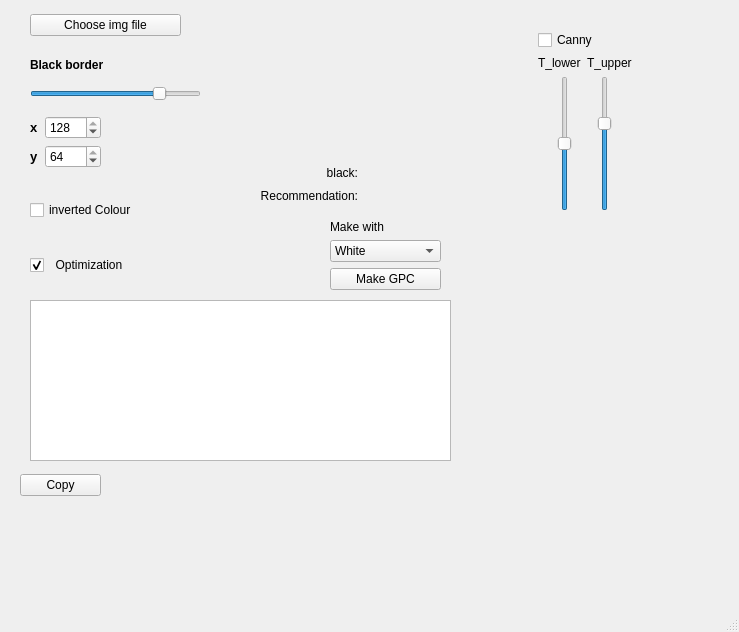
<?xml version="1.0" encoding="UTF-8"?>
<ui version="4.0">
 <class>MainWindow</class>
 <widget class="QMainWindow" name="MainWindow">
  <property name="geometry">
   <rect>
    <x>0</x>
    <y>0</y>
    <width>739</width>
    <height>632</height>
   </rect>
  </property>
  <property name="windowTitle">
   <string>img to gpc</string>
  </property>
  <widget class="QWidget" name="centralwidget">
   <widget class="QWidget" name="gridLayoutWidget">
    <property name="geometry">
     <rect>
      <x>30</x>
      <y>180</y>
      <width>131</width>
      <height>61</height>
     </rect>
    </property>
    <layout class="QGridLayout" name="gridLayout">
     <item row="2" column="0">
      <widget class="QCheckBox" name="invertedColour">
       <property name="text">
        <string>inverted Colour</string>
       </property>
      </widget>
     </item>
    </layout>
   </widget>
   <widget class="QWidget" name="gridLayoutWidget_2">
    <property name="geometry">
     <rect>
      <x>330</x>
      <y>220</y>
      <width>111</width>
      <height>70</height>
     </rect>
    </property>
    <layout class="QGridLayout" name="gridLayout_2">
     <item row="2" column="0">
      <widget class="QComboBox" name="colourBox">
       <item>
        <property name="text">
         <string>White</string>
        </property>
       </item>
       <item>
        <property name="text">
         <string>Black</string>
        </property>
       </item>
      </widget>
     </item>
     <item row="1" column="0">
      <widget class="QLabel" name="label">
       <property name="text">
        <string>Make with</string>
       </property>
      </widget>
     </item>
     <item row="3" column="0">
      <widget class="QPushButton" name="makeGPCButton">
       <property name="text">
        <string>Make GPC</string>
       </property>
      </widget>
     </item>
    </layout>
   </widget>
   <widget class="QWidget" name="formLayoutWidget">
    <property name="geometry">
     <rect>
      <x>30</x>
      <y>110</y>
      <width>71</width>
      <height>69</height>
     </rect>
    </property>
    <layout class="QFormLayout" name="formLayout">
     <item row="0" column="0">
      <layout class="QVBoxLayout" name="verticalLayout"/>
     </item>
     <item row="3" column="0">
      <layout class="QVBoxLayout" name="verticalLayout_2"/>
     </item>
     <item row="0" column="1">
      <layout class="QHBoxLayout" name="horizontalLayout"/>
     </item>
     <item row="1" column="1">
      <widget class="QSpinBox" name="xBox">
       <property name="maximum">
        <number>128</number>
       </property>
       <property name="value">
        <number>128</number>
       </property>
      </widget>
     </item>
     <item row="2" column="1">
      <widget class="QSpinBox" name="yBox">
       <property name="maximum">
        <number>64</number>
       </property>
       <property name="value">
        <number>64</number>
       </property>
      </widget>
     </item>
     <item row="1" column="0">
      <widget class="QLabel" name="label_2">
       <property name="text">
        <string>&lt;html&gt;&lt;head/&gt;&lt;body&gt;&lt;p&gt;&lt;span style=&quot; font-size:10pt; font-weight:600;&quot;&gt;x&lt;/span&gt;&lt;/p&gt;&lt;/body&gt;&lt;/html&gt;</string>
       </property>
      </widget>
     </item>
     <item row="2" column="0">
      <widget class="QLabel" name="label_3">
       <property name="text">
        <string>&lt;html&gt;&lt;head/&gt;&lt;body&gt;&lt;p&gt;&lt;span style=&quot; font-size:10pt; font-weight:600;&quot;&gt;y&lt;/span&gt;&lt;/p&gt;&lt;/body&gt;&lt;/html&gt;</string>
       </property>
      </widget>
     </item>
    </layout>
   </widget>
   <widget class="QWidget" name="gridLayoutWidget_5">
    <property name="geometry">
     <rect>
      <x>30</x>
      <y>50</y>
      <width>171</width>
      <height>51</height>
     </rect>
    </property>
    <layout class="QGridLayout" name="gridLayout_5">
     <item row="0" column="0">
      <widget class="QLabel" name="label_4">
       <property name="text">
        <string>&lt;html&gt;&lt;head/&gt;&lt;body&gt;&lt;p&gt;&lt;span style=&quot; font-weight:600;&quot;&gt;Black border&lt;/span&gt;&lt;/p&gt;&lt;/body&gt;&lt;/html&gt;</string>
       </property>
      </widget>
     </item>
     <item row="1" column="0">
      <widget class="QSlider" name="blackBorderSlider">
       <property name="maximum">
        <number>255</number>
       </property>
       <property name="value">
        <number>200</number>
       </property>
       <property name="orientation">
        <enum>Qt::Horizontal</enum>
       </property>
      </widget>
     </item>
    </layout>
   </widget>
   <widget class="QWidget" name="gridLayoutWidget_4">
    <property name="geometry">
     <rect>
      <x>260</x>
      <y>10</y>
      <width>181</width>
      <height>121</height>
     </rect>
    </property>
    <layout class="QGridLayout" name="gridLayout_4">
     <item row="0" column="0">
      <widget class="QLabel" name="image">
       <property name="enabled">
        <bool>true</bool>
       </property>
       <property name="maximumSize">
        <size>
         <width>128</width>
         <height>64</height>
        </size>
       </property>
       <property name="frameShape">
        <enum>QFrame::NoFrame</enum>
       </property>
       <property name="text">
        <string/>
       </property>
      </widget>
     </item>
    </layout>
   </widget>
   <widget class="QWidget" name="gridLayoutWidget_6">
    <property name="geometry">
     <rect>
      <x>30</x>
      <y>10</y>
      <width>151</width>
      <height>31</height>
     </rect>
    </property>
    <layout class="QGridLayout" name="gridLayout_6">
     <item row="0" column="0">
      <widget class="QPushButton" name="fileButton">
       <property name="text">
        <string>Choose img file</string>
       </property>
      </widget>
     </item>
    </layout>
   </widget>
   <widget class="QWidget" name="gridLayoutWidget_3">
    <property name="geometry">
     <rect>
      <x>30</x>
      <y>300</y>
      <width>421</width>
      <height>161</height>
     </rect>
    </property>
    <layout class="QGridLayout" name="gridLayout_3">
     <item row="0" column="0">
      <widget class="QTextEdit" name="gpcText">
       <property name="html">
        <string>&lt;!DOCTYPE HTML PUBLIC &quot;-//W3C//DTD HTML 4.0//EN&quot; &quot;http://www.w3.org/TR/REC-html40/strict.dtd&quot;&gt;
&lt;html&gt;&lt;head&gt;&lt;meta name=&quot;qrichtext&quot; content=&quot;1&quot; /&gt;&lt;style type=&quot;text/css&quot;&gt;
p, li { white-space: pre-wrap; }
&lt;/style&gt;&lt;/head&gt;&lt;body style=&quot; font-family:'MS Shell Dlg 2'; font-size:8.25pt; font-weight:400; font-style:normal;&quot;&gt;
&lt;p style=&quot;-qt-paragraph-type:empty; margin-top:0px; margin-bottom:0px; margin-left:0px; margin-right:0px; -qt-block-indent:0; text-indent:0px;&quot;&gt;&lt;br /&gt;&lt;/p&gt;&lt;/body&gt;&lt;/html&gt;</string>
       </property>
      </widget>
     </item>
    </layout>
   </widget>
   <widget class="QWidget" name="gridLayoutWidget_7">
    <property name="geometry">
     <rect>
      <x>20</x>
      <y>470</y>
      <width>81</width>
      <height>31</height>
     </rect>
    </property>
    <layout class="QGridLayout" name="gridLayout_8">
     <item row="0" column="0">
      <widget class="QPushButton" name="copyButton">
       <property name="text">
        <string>Copy</string>
       </property>
      </widget>
     </item>
    </layout>
   </widget>
   <widget class="QWidget" name="verticalLayoutWidget">
    <property name="geometry">
     <rect>
      <x>30</x>
      <y>250</y>
      <width>131</width>
      <height>31</height>
     </rect>
    </property>
    <layout class="QVBoxLayout" name="verticalLayout_3">
     <property name="spacing">
      <number>0</number>
     </property>
     <property name="sizeConstraint">
      <enum>QLayout::SetDefaultConstraint</enum>
     </property>
     <item>
      <widget class="QCheckBox" name="optimization">
       <property name="text">
        <string>  Optimization</string>
       </property>
       <property name="checked">
        <bool>true</bool>
       </property>
      </widget>
     </item>
    </layout>
   </widget>
   <widget class="QWidget" name="gridLayoutWidget_8">
    <property name="geometry">
     <rect>
      <x>500</x>
      <y>30</y>
      <width>171</width>
      <height>181</height>
     </rect>
    </property>
    <layout class="QGridLayout" name="gridLayout_7">
     <item row="1" column="0">
      <layout class="QHBoxLayout" name="horizontalLayout_6">
       <item>
        <widget class="QLabel" name="label_5">
         <property name="text">
          <string>T_lower</string>
         </property>
        </widget>
       </item>
       <item>
        <widget class="QLabel" name="label_6">
         <property name="text">
          <string>T_upper</string>
         </property>
        </widget>
       </item>
      </layout>
     </item>
     <item row="2" column="0">
      <layout class="QHBoxLayout" name="horizontalLayout_5">
       <item>
        <widget class="QSlider" name="tLower">
         <property name="maximum">
          <number>200</number>
         </property>
         <property name="value">
          <number>100</number>
         </property>
         <property name="orientation">
          <enum>Qt::Vertical</enum>
         </property>
        </widget>
       </item>
       <item>
        <widget class="QSlider" name="tUpper">
         <property name="maximum">
          <number>300</number>
         </property>
         <property name="value">
          <number>200</number>
         </property>
         <property name="orientation">
          <enum>Qt::Vertical</enum>
         </property>
        </widget>
       </item>
      </layout>
     </item>
     <item row="0" column="0">
      <widget class="QCheckBox" name="canny">
       <property name="text">
        <string>Canny</string>
       </property>
      </widget>
     </item>
    </layout>
   </widget>
   <widget class="QWidget" name="horizontalLayoutWidget_2">
    <property name="geometry">
     <rect>
      <x>260</x>
      <y>164</y>
      <width>171</width>
      <height>41</height>
     </rect>
    </property>
    <layout class="QHBoxLayout" name="horizontalLayout_3">
     <item>
      <layout class="QVBoxLayout" name="verticalLayout_4">
       <item>
        <widget class="QLabel" name="label_7">
         <property name="text">
          <string>&lt;html&gt;&lt;head/&gt;&lt;body&gt;&lt;p align=&quot;right&quot;&gt;black:&lt;/p&gt;&lt;/body&gt;&lt;/html&gt;</string>
         </property>
        </widget>
       </item>
       <item>
        <widget class="QLabel" name="label_9">
         <property name="layoutDirection">
          <enum>Qt::LeftToRight</enum>
         </property>
         <property name="autoFillBackground">
          <bool>false</bool>
         </property>
         <property name="text">
          <string>&lt;html&gt;&lt;head/&gt;&lt;body&gt;&lt;p align=&quot;right&quot;&gt;Recommendation:&lt;/p&gt;&lt;/body&gt;&lt;/html&gt;</string>
         </property>
        </widget>
       </item>
       <item>
        <layout class="QHBoxLayout" name="horizontalLayout_2"/>
       </item>
      </layout>
     </item>
     <item>
      <layout class="QVBoxLayout" name="textSpace">
       <item>
        <widget class="QLabel" name="blackLable">
         <property name="text">
          <string/>
         </property>
        </widget>
       </item>
       <item>
        <widget class="QLabel" name="recLable">
         <property name="text">
          <string/>
         </property>
        </widget>
       </item>
      </layout>
     </item>
    </layout>
   </widget>
  </widget>
  <widget class="QMenuBar" name="menubar">
   <property name="geometry">
    <rect>
     <x>0</x>
     <y>0</y>
     <width>739</width>
     <height>21</height>
    </rect>
   </property>
  </widget>
  <widget class="QStatusBar" name="statusbar"/>
 </widget>
 <resources/>
 <connections/>
</ui>
